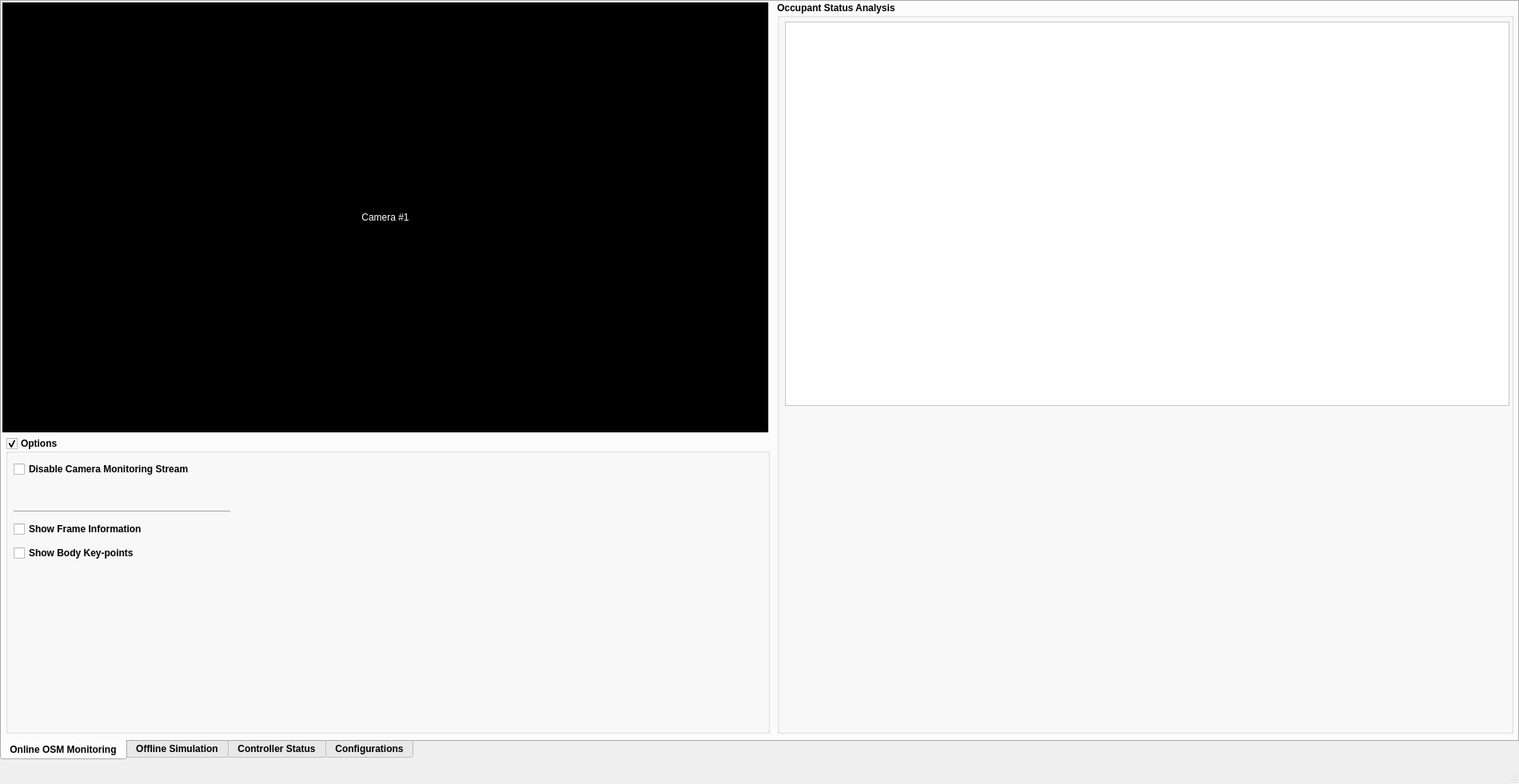
<?xml version="1.0" encoding="UTF-8"?>
<ui version="4.0">
 <author>IAE</author>
 <class>MainWindow</class>
 <widget class="QMainWindow" name="MainWindow">
  <property name="geometry">
   <rect>
    <x>0</x>
    <y>0</y>
    <width>1900</width>
    <height>981</height>
   </rect>
  </property>
  <property name="windowTitle">
   <string>Occupant Status Monitoring (Remote)</string>
  </property>
  <property name="windowIcon">
   <iconset theme="document-save-as">
    <normaloff>.</normaloff>.</iconset>
  </property>
  <property name="toolTip">
   <string>&lt;html&gt;&lt;head/&gt;&lt;body&gt;&lt;p&gt;Save as...&lt;/p&gt;&lt;/body&gt;&lt;/html&gt;</string>
  </property>
  <property name="styleSheet">
   <string notr="true"/>
  </property>
  <widget class="QWidget" name="centralwidget">
   <widget class="QTabWidget" name="tab_monitor">
    <property name="geometry">
     <rect>
      <x>0</x>
      <y>0</y>
      <width>1900</width>
      <height>951</height>
     </rect>
    </property>
    <property name="font">
     <font>
      <family>Arial</family>
      <weight>75</weight>
      <bold>true</bold>
     </font>
    </property>
    <property name="tabPosition">
     <enum>QTabWidget::South</enum>
    </property>
    <property name="currentIndex">
     <number>0</number>
    </property>
    <widget class="QWidget" name="tab_4">
     <attribute name="title">
      <string>Online OSM Monitoring</string>
     </attribute>
     <widget class="QLabel" name="window_camera_1">
      <property name="geometry">
       <rect>
        <x>0</x>
        <y>0</y>
        <width>960</width>
        <height>540</height>
       </rect>
      </property>
      <property name="styleSheet">
       <string notr="true">background-color: rgb(0, 0, 0);
color:rgb(255,255,255);
border-color: rgb(255, 255, 255);
border: 1px solid white;</string>
      </property>
      <property name="text">
       <string>Camera #1</string>
      </property>
      <property name="alignment">
       <set>Qt::AlignCenter</set>
      </property>
     </widget>
     <widget class="QGroupBox" name="groupBox">
      <property name="geometry">
       <rect>
        <x>5</x>
        <y>545</y>
        <width>956</width>
        <height>371</height>
       </rect>
      </property>
      <property name="title">
       <string>Options</string>
      </property>
      <property name="checkable">
       <bool>true</bool>
      </property>
      <widget class="QCheckBox" name="chk_option_show_frame_info">
       <property name="geometry">
        <rect>
         <x>10</x>
         <y>105</y>
         <width>271</width>
         <height>20</height>
        </rect>
       </property>
       <property name="text">
        <string>Show Frame Information</string>
       </property>
       <property name="checked">
        <bool>false</bool>
       </property>
      </widget>
      <widget class="QCheckBox" name="chk_option_disable_camera_monitoring_stream">
       <property name="geometry">
        <rect>
         <x>10</x>
         <y>30</y>
         <width>271</width>
         <height>20</height>
        </rect>
       </property>
       <property name="text">
        <string>Disable Camera Monitoring Stream</string>
       </property>
      </widget>
      <widget class="Line" name="line">
       <property name="geometry">
        <rect>
         <x>10</x>
         <y>85</y>
         <width>271</width>
         <height>16</height>
        </rect>
       </property>
       <property name="orientation">
        <enum>Qt::Horizontal</enum>
       </property>
      </widget>
      <widget class="QCheckBox" name="chk_option_show_body_keypoints">
       <property name="geometry">
        <rect>
         <x>10</x>
         <y>135</y>
         <width>271</width>
         <height>20</height>
        </rect>
       </property>
       <property name="text">
        <string>Show Body Key-points</string>
       </property>
      </widget>
     </widget>
     <widget class="QGroupBox" name="groupBox_3">
      <property name="geometry">
       <rect>
        <x>970</x>
        <y>0</y>
        <width>921</width>
        <height>916</height>
       </rect>
      </property>
      <property name="sizePolicy">
       <sizepolicy hsizetype="Preferred" vsizetype="Preferred">
        <horstretch>0</horstretch>
        <verstretch>0</verstretch>
       </sizepolicy>
      </property>
      <property name="baseSize">
       <size>
        <width>0</width>
        <height>0</height>
       </size>
      </property>
      <property name="title">
       <string>Occupant Status Analysis</string>
      </property>
      <widget class="QFrame" name="frame">
       <property name="geometry">
        <rect>
         <x>10</x>
         <y>25</y>
         <width>906</width>
         <height>481</height>
        </rect>
       </property>
       <property name="autoFillBackground">
        <bool>false</bool>
       </property>
       <property name="styleSheet">
        <string notr="true">background-color: rgb(255, 255, 255);</string>
       </property>
       <property name="frameShape">
        <enum>QFrame::StyledPanel</enum>
       </property>
       <property name="frameShadow">
        <enum>QFrame::Raised</enum>
       </property>
      </widget>
     </widget>
    </widget>
    <widget class="QWidget" name="tab_3">
     <attribute name="title">
      <string>Offline Simulation</string>
     </attribute>
     <widget class="QGroupBox" name="groupBox_2">
      <property name="geometry">
       <rect>
        <x>1255</x>
        <y>15</y>
        <width>621</width>
        <height>371</height>
       </rect>
      </property>
      <property name="title">
       <string>Experimental</string>
      </property>
      <widget class="QLabel" name="label">
       <property name="geometry">
        <rect>
         <x>15</x>
         <y>30</y>
         <width>81</width>
         <height>26</height>
        </rect>
       </property>
       <property name="text">
        <string>Video File :</string>
       </property>
       <property name="alignment">
        <set>Qt::AlignRight|Qt::AlignTrailing|Qt::AlignVCenter</set>
       </property>
      </widget>
      <widget class="QLabel" name="label_exp_video_filepath">
       <property name="geometry">
        <rect>
         <x>105</x>
         <y>30</y>
         <width>426</width>
         <height>26</height>
        </rect>
       </property>
       <property name="styleSheet">
        <string notr="true">background-color:#fff;</string>
       </property>
       <property name="text">
        <string>-</string>
       </property>
      </widget>
      <widget class="QPushButton" name="btn_exp_video_open">
       <property name="geometry">
        <rect>
         <x>540</x>
         <y>30</y>
         <width>71</width>
         <height>26</height>
        </rect>
       </property>
       <property name="text">
        <string>Open</string>
       </property>
      </widget>
      <widget class="QPushButton" name="btn_exp_start_analysis">
       <property name="geometry">
        <rect>
         <x>315</x>
         <y>70</y>
         <width>141</width>
         <height>26</height>
        </rect>
       </property>
       <property name="styleSheet">
        <string notr="true"/>
       </property>
       <property name="text">
        <string>Start Analysis</string>
       </property>
      </widget>
      <widget class="QPushButton" name="btn_exp_stop_analysis">
       <property name="geometry">
        <rect>
         <x>470</x>
         <y>70</y>
         <width>141</width>
         <height>26</height>
        </rect>
       </property>
       <property name="styleSheet">
        <string notr="true"/>
       </property>
       <property name="text">
        <string>Stop Analysis</string>
       </property>
      </widget>
     </widget>
    </widget>
    <widget class="QWidget" name="tab">
     <attribute name="title">
      <string>Controller Status</string>
     </attribute>
    </widget>
    <widget class="QWidget" name="tab_2">
     <attribute name="title">
      <string>Configurations</string>
     </attribute>
    </widget>
   </widget>
  </widget>
  <widget class="QStatusBar" name="statusbar"/>
 </widget>
 <resources/>
 <connections/>
 <designerdata>
  <property name="gridDeltaX">
   <number>5</number>
  </property>
  <property name="gridDeltaY">
   <number>5</number>
  </property>
  <property name="gridSnapX">
   <bool>true</bool>
  </property>
  <property name="gridSnapY">
   <bool>true</bool>
  </property>
  <property name="gridVisible">
   <bool>true</bool>
  </property>
 </designerdata>
</ui>
